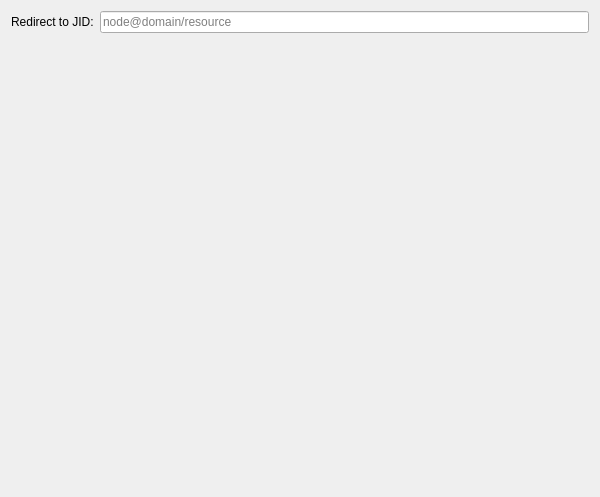
<?xml version="1.0" encoding="UTF-8"?>
<ui version="4.0">
 <class>Options</class>
 <widget class="QWidget" name="Options">
  <property name="geometry">
   <rect>
    <x>0</x>
    <y>0</y>
    <width>600</width>
    <height>497</height>
   </rect>
  </property>
  <property name="windowTitle">
   <string>Form</string>
  </property>
  <layout class="QVBoxLayout" name="verticalLayout">
   <item>
    <layout class="QHBoxLayout" name="horizontalLayout">
     <item>
      <widget class="QLabel" name="label">
       <property name="text">
        <string>Redirect to JID:</string>
       </property>
      </widget>
     </item>
     <item>
      <widget class="QLineEdit" name="le_jid">
       <property name="placeholderText">
        <string notr="true">node@domain/resource</string>
       </property>
      </widget>
     </item>
    </layout>
   </item>
   <item>
    <spacer name="verticalSpacer">
     <property name="orientation">
      <enum>Qt::Vertical</enum>
     </property>
     <property name="sizeHint" stdset="0">
      <size>
       <width>20</width>
       <height>40</height>
      </size>
     </property>
    </spacer>
   </item>
  </layout>
 </widget>
 <resources/>
 <connections/>
</ui>
